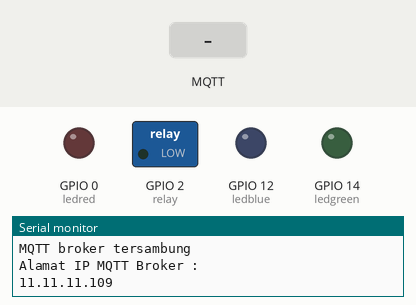
This sketch was run on a simulated ESP8266 (NodeMCU). On the bench: switched loads named in the sketch (green lamp = pin HIGH), output pins drawn as LEDs (lit = HIGH), the last lines printed to the serial monitor. Inputs (shaded band) come from the test bench. WiFi joins after 1.5 s; servers stay silent unless stated; random numbers use the default seed unless the sketch sets one; EEPROM starts erased; no MQTT or app messages arrive unless stated.

Above: at 2.8 s.
2.9 s: MQTT message "1" arrives on the first subscribed topic
At 3.5 s:
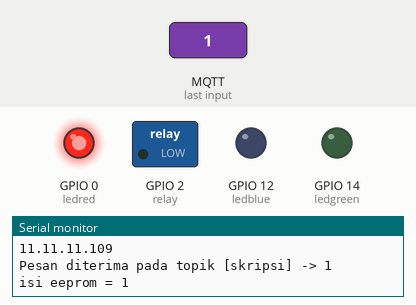
5.9 s: MQTT message "on" arrives on the first subscribed topic
At 6.8 s:
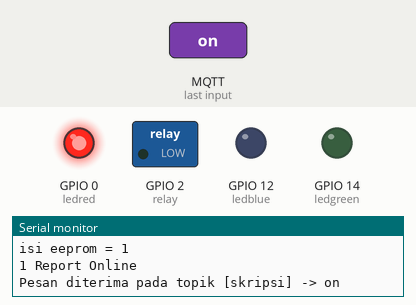
7.4 s: MQTT message "0" arrives on the first subscribed topic
At 8.1 s:
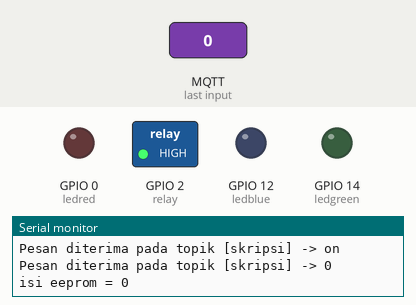
10.4 s: MQTT message "off" arrives on the first subscribed topic
At 11.4 s:
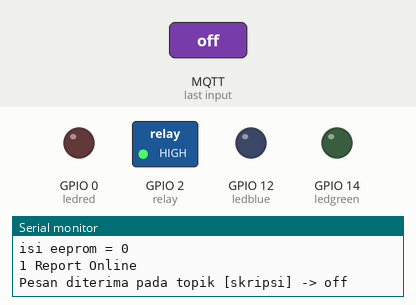
Timing chart, 0 to 12.9 s (numbered marks = the images above; inputs shaded):
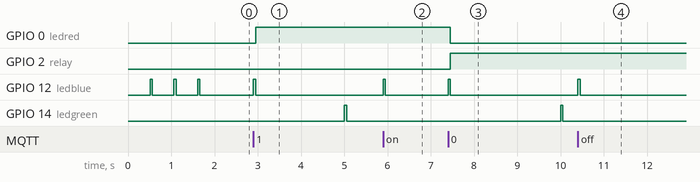

Measured:
- after the input at 2.9 s, GPIO 0 (ledred): LOW → HIGH after 0.05 s; GPIO 12 (ledblue): LOW → HIGH at once, → LOW 0.05 s later
- after the input at 5.9 s, GPIO 12 (ledblue): LOW → HIGH at once, → LOW 0.05 s later
- after the input at 7.4 s, GPIO 0 (ledred): HIGH → LOW after 0.05 s; GPIO 2 (relay): LOW → HIGH after 0.05 s; GPIO 12 (ledblue): LOW → HIGH at once, → LOW 0.05 s later
- after the input at 10.4 s, GPIO 12 (ledblue): LOW → HIGH at once, → LOW 0.05 s later

The sketch:

client_with_eeprom.ino
```cpp
#include <ESP8266WiFi.h>
#include <PubSubClient.h>
#include <EEPROM.h>

const char* ssid = "XDA";
const char* password = "namaguee";
const char* mqtt_server = "11.11.11.109";

#define ledblue 12
#define ledred 0
#define ledgreen 14
#define relay 2

WiFiClient espClient;
PubSubClient client(espClient);
long lastMsg = 0;
int value = 0;
int readeeprom;
int writeeeprom;
int alamat = 0;

void setup_wifi() {
  relaycontrol();
  delay(10);
  Serial.println("Client Start");
  Serial.println();
  Serial.print("Menyambungkan ke wifi : ");
  Serial.println(ssid);
  WiFi.begin(ssid, password);
  while (WiFi.status() != WL_CONNECTED) {
    delay(500);
    Serial.print(".");
    digitalWrite(ledblue, HIGH);
    delay(50);
    digitalWrite(ledblue, LOW);
  }
  Serial.println("");
  Serial.println("WiFi Tersambung");
  Serial.println("Alamat IP MQTT Client : ");
  Serial.println(WiFi.localIP());
}

void callback(char* topic, byte* payload, unsigned int length) {
  Serial.print("Pesan diterima pada topik [");
  Serial.print(topic);
  Serial.print("] -> ");
  for (int i = 0; i < length; i++) {
    Serial.print((char)payload[i]);
  }
  Serial.println();
  blinkingblue();
  if ((char)payload[0] == '1') {
    EEPROM.begin(32);
    writeeeprom = 1;
    EEPROM.write(alamat, writeeeprom);
    EEPROM.commit();
    client.publish("report","Client state = 1");
    Serial.print("isi eeprom = ");
    Serial.println(EEPROM.read(alamat));

  }
  if ((char)payload[0] == '0') {
    EEPROM.begin(32);
    writeeeprom = 0;
    EEPROM.write(alamat, writeeeprom);
    EEPROM.commit();
    client.publish("report","Client state = 0");
    Serial.print("isi eeprom = ");
    Serial.println(EEPROM.read(alamat));

  }
}
void reconnect() {
  while (!client.connected()) {
    Serial.println("Menyambungkan ke MQTT broker");
    String clientId = "ESP8266Client-";
    clientId += String(random(0xffff), HEX);
    if (client.connect(clientId.c_str())) {
      Serial.println("MQTT broker tersambung");
      Serial.println("Alamat IP MQTT Broker : ");
      Serial.println(mqtt_server);
      digitalWrite(ledgreen, LOW);
      digitalWrite(ledblue, LOW);
      client.subscribe("skripsi");
    } else {
      Serial.print("Koneksi broker gagal, rc=");

      Serial.println(client.state());
      Serial.println("Menghubungkan kembali");
      digitalWrite(ledgreen, HIGH);
      digitalWrite(ledblue, HIGH);
      delay(5000);
//      digitalWrite(ledred, HIGH);
    }
  }
}
void setup() {
  EEPROM.begin(512);
  pinMode(ledblue, OUTPUT);
  pinMode(ledred, OUTPUT);
  pinMode(ledgreen, OUTPUT);
  pinMode(relay, OUTPUT);
  Serial.begin(115200);
  setup_wifi();
  client.setServer(mqtt_server, 1883);
  client.setCallback(callback);

}

void loop() {
  relaycontrol();
  if (!client.connected()) {
    reconnect();
  }
  client.loop();
  long now = millis();
  if (now - lastMsg > 5000) {
    lastMsg = now;
    ++value;
    Serial.println("1 Report Online ");
    client.publish("reportonline", "1 Client Online");
    blinkingteal();
  }
}

void relaycontrol(){
  if (EEPROM.read(alamat) == 1){
    digitalWrite(ledred, HIGH);
    digitalWrite(relay, LOW);
//    Serial.println("relay nyala");
    }
  if (EEPROM.read(alamat) == 0){
    digitalWrite(ledred, LOW);
    digitalWrite(relay, HIGH);
//    Serial.println("relay mati");
    }
    }

void blinkingteal(){
    digitalWrite(ledgreen, HIGH);
    delay(50);
    digitalWrite(ledgreen, LOW);
  }

void blinkingblue(){
    digitalWrite(ledblue, HIGH);
    delay(50);
    digitalWrite(ledblue, LOW);
  }
void blinkingred(){
    digitalWrite(ledred, HIGH);
    delay(50);
    digitalWrite(ledred, LOW);
  }
```
